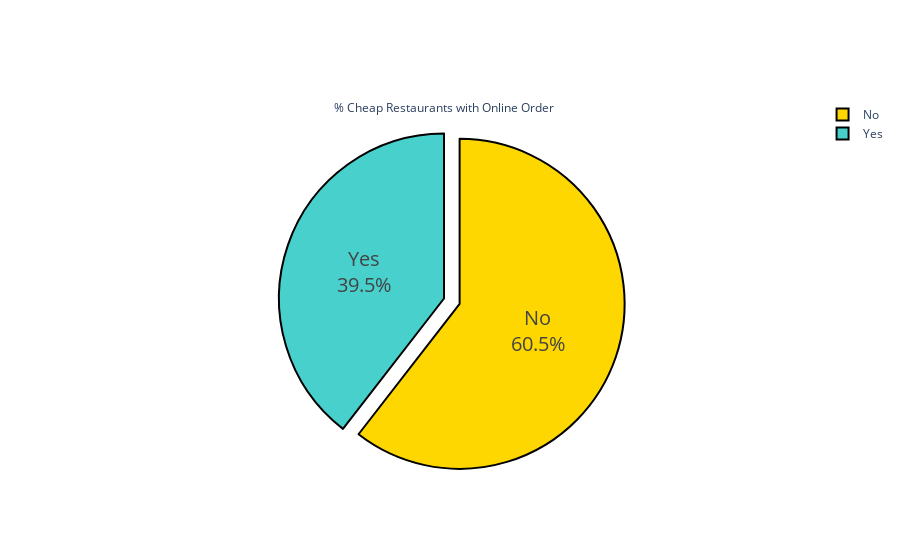

Write notebook code for a chart like this one.
### Code cell
import plotly.graph_objects as go

colors = ['gold', 'mediumturquoise', 'darkorange', 'lightgreen']
labels = top_cheap.groupby('online_order')['online_order'].unique()
values = top_cheap.groupby('online_order')['online_order'].value_counts()

fig = go.Figure(data=[go.Pie(labels=labels,
                             values=values, 
                            title='% Cheap Restaurants with Online Order', pull=[0.1, 0])])
fig.update_traces(hoverinfo='label+percent+value', textinfo='percent+label', textfont_size=20,
                  marker=dict(colors=colors, line=dict(color='#000000', width=2)))
fig.show()

### Figure 1 — Plotly figure (JSON) as saved in the notebook; plotly's stock layout.template omitted (floating-point values rounded to 4 significant figures)
{"data": [{"hoverinfo": "label+percent+value", "labels": [["No"], ["Yes"]], "marker": {"colors": ["gold", "mediumturquoise", "darkorange", "lightgreen"], "line": {"color": "#000000", "width": 2}}, "pull": [0.1, 0], "textfont": {"size": 20}, "textinfo": "percent+label", "title": {"text": "% Cheap Restaurants with Online Order"}, "type": "pie", "values": [49, 32]}], "layout": {}}
